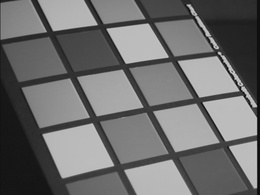
%> input picture data/img01.jpg, 260 x 195 px, shrunk from 640 x 480 before the run
$ octave test.m   (GNU Octave 9; MATLAB toolbox functions it lacks are replaced by stand-ins)
%> lines starting %> are read from the running program, lines starting %| are printed output that depends on the picture; in (x1, y1, x2, y2) boxes, pixels count from 0 and x2, y2 are one past the last pixel; in counts of white or black regions, pixels touching at a corner belong together; the program's own positions count from 1
### matlab/myImageFilter.m
% This is a function that convolves an image with
% a given convolution filter.

function [img1] = myImageFilter(img0, h)

% flip h
h=rot90(h,2);

imgwid=size(img0,2);
imghei=size(img0,1);
img1=zeros(imghei,imgwid);
len=size(h,1);
padsize=0.5*(len-1);
padfig= padarray(img0,[padsize padsize],'replicate');

% show original image
% subplot(1,2,1);
% imshow(padfig);

for i=1:imghei
    for j=1:imgwid
        block=padfig(i:i+len-1,j:j+len-1);
        temp=block.*h;
        img1(i,j)=sum(temp(:));
    end
end

% show image after applying the filter
% subplot(1,2,2);
% imshow(img1);

end

### matlab/test.m
clc;
clear;
close all hidden;

img = imread('../data/img01.jpg');
%> img is the input picture: size 195x260 uint8; min 3, max 210, mean 109.7
img = double(img) / 255;
%> img: size 195x260 double

% h=1/121*ones(11,11);
% img1 = myImageFilter(img, h);
sigma=2;
threshold = 0.03;
rhoRes    = 2;
thetaRes  = pi/90;
nLines    = 50;

hsize=2*ceil(3*sigma)+1;
h=fspecial('gaussian', hsize, sigma);
smooth_img=myImageFilter(img,h);

sobel_x=fspecial('sobel')';
sobel_y=fspecial('sobel');
Ix=myImageFilter(smooth_img,1/8*sobel_x);
%> after the loop in myImageFilter (call 2), `for i=1:imghei`:
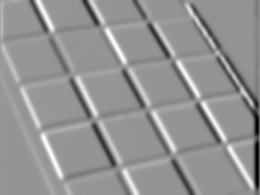
%> img1: size 195x260 double; min -0.128, max 0.0916, mean -0.000203; drawn with min black and max white
Iy=myImageFilter(smooth_img,1/8*sobel_y);
%> after the loop in myImageFilter (call 3), `for i=1:imghei`:
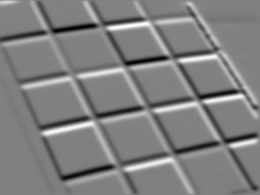
%> img1: size 195x260 double; min -0.0991, max 0.0976, mean -6.7e-06; drawn with min black and max white
Im=sqrt(Ix.^2 + Iy.^2);
Io=atan(Iy./Ix);


% convert the gradiant angle into 4 cases
imgwid=size(img,2);
%> imgwid = 260
imghei=size(img,1);
%> imghei = 195
num1=22.5/180*pi;
num2=67.5/180*pi;
num3=90/180*pi;

Io(1,:)=0; Io(:,1)=0;
%> after `Io(:,1)=0`: Io: size 195x260 double; 0.06% of the values are NaN or infinite; the others: min -1.57, max 1.57, mean 0.153; mean of the top-left, top-right, bottom-left and bottom-right quarters 0.456, -0.0964, 0.104, NaN
Io(imghei,:)=0; Io(:,imgwid)=0;
%> after `Io(:,imgwid)=0`: Io: size 195x260 double; 0.06% of the values are NaN or infinite; the others: min -1.57, max 1.57, mean 0.153; mean of the top-left, top-right, bottom-left and bottom-right quarters 0.456, -0.0964, 0.106, NaN
Im(1,:)=0; Im(:,1)=0;
%> after `Im(1,:)=0`: Im: size 195x260 double; min 0, max 0.128, mean 0.0191
%> after `Im(:,1)=0`: Im: size 195x260 double; min 0, max 0.128, mean 0.0191; mean of the top-left, top-right, bottom-left and bottom-right quarters 0.0182, 0.0191, 0.0157, 0.0233
Im(imghei,:)=0; Im(:,imgwid)=0;
%> after `Im(imghei,:)=0`: Im: size 195x260 double; min 0, max 0.128, mean 0.019
%> after `Im(:,imgwid)=0`: Im: size 195x260 double; min 0, max 0.128, mean 0.019; mean of the top-left, top-right, bottom-left and bottom-right quarters 0.0182, 0.019, 0.0157, 0.0229
Imm=Im;
for i=2:imghei-1
    for j=2:imgwid-1
        m=Io(i,j);
        mm=Im(i,j);

         if ((m>num1&&m<num2))
            Io(i,j)=45;
            if (Im(i+1,j+1)>mm||Im(i-1,j-1)>mm)
                Imm(i,j)=0;
            end


         elseif ((m<=num1)&&(m>=-num1))
            Io(i,j)=0;
            if (Im(i,j+1)>mm||Im(i,j-1)>mm)
                Imm(i,j)=0;
            end


         elseif ((m>num2&&m<=num3)||(m>=-num3&&m<-num2))
            Io(i,j)=90;
            if (Im(i+1,j)>mm||Im(i-1,j)>mm)
                Imm(i,j)=0;
            end

         elseif((m>-num2&&m<-num1))
            Io(i,j)=135;
            if (Im(i-1,j+1)>mm||Im(i+1,j-1)>mm)
                Imm(i,j)=0;
            end
         else
             Imm(i,j)=0;
         end
    end
end
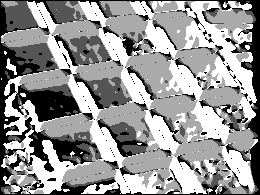
%> Io: size 195x260 double; 0.06% of the values are NaN or infinite; the others: min 0, max 135, mean 79.68; drawn with min black, max white, NaN and infinite black

Im=Imm;

%hough transform
small_idx= Im<threshold;
%> small_idx: size 195x260 logical; 93.7% white; black in thin lines or dots
Im(small_idx)=0;
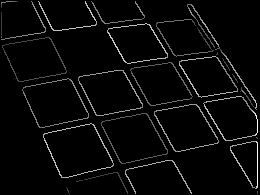
%> Im: size 195x260 double; min 0, max 0.128, mean 0.00448; drawn with min black and max white
% Im(~small_idx)=1;
diag=sqrt(imgwid^2+imghei^2);
%> diag = 325

theta_siz=int32(pi/thetaRes);
rho_siz=int32(2*diag/rhoRes);
%> rho_siz = 325
H=zeros(rho_siz,theta_siz);

for i=1:theta_siz
    thetaScale(i,1)=double(((i-1)*(thetaRes*180/pi)+1))*pi/180-pi/2;
end

for j=1:rho_siz
    rhoScale(j,1)=double((j-1)*rhoRes-diag+1);
end
%> after the loop, rhoScale = 325 values from -324 to 324

for i=1:imghei
    for j=1:imgwid
        if (Im(i,j)~=0)
            for theta=-0.5*pi:thetaRes:pi*0.5
                rho=j*cos(theta)+i*sin(theta);

               theta_idx=int32((theta+0.5*pi)/thetaRes);
%                 theta_idx=int32(theta/thetaRes);
                if (theta_idx==0)
                    theta_idx=1;
                end

                rho_idx=int32((rho+diag)/rhoRes);
                 if (rho_idx==0)
                    rho_idx=1;
                 end

                H(rho_idx,theta_idx)=H(rho_idx,theta_idx)+1;
            end

        end
    end
end
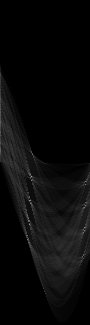
%> H: size 325x90 double; min 0, max 174, mean 9.9
%> after the loop, rho = 194; rho_idx = 260; theta_idx = 90

% finding lines

Hhei=size(H,1);
%> Hhei = 325
Hwid=size(H,2);
%> Hwid = 90

H1=H;
H2=H;
% for corners
if (H(1,2)>H(1,1)||H(2,2)>H(1,1)||H(2,1)>H(1,1))
    H1(1,1)=0;
end
if (H(1,Hwid-1)>H(1,Hwid)||H(2,Hwid)>H(1,Hwid)||...
        H(2,Hwid-1)>H(1,Hwid))
    H1(1,Hwid)=0;
end
if (H(Hhei-1,1)>H(Hhei,1)||H(Hhei-1,2)>H(Hhei,1)||...
        H(Hhei,2)>H(Hhei,1))
    H1(Hhei,1)=0;
end
if (H(Hhei-1,Hwid)>H(Hhei,Hwid)||H(Hhei-1,Hwid-1)>H(Hhei,Hwid)||...
        H(Hhei,Hwid-1)>H(Hhei,Hwid))
    H1(Hhei,Hwid)=0;
end

% for edges
for i=1
    for j=2:Hwid-1
    val=H(i,j);
        if (H(i+1,j)>val||H(i,j+1)>val||H(i,j-1)>val||...
                H(i+1,j+1)>val||H(i+1,j-1)>val)
            H1(i,j)=0;
        end
    end
end

for i=Hhei
    for j=2:Hwid-1
         val=H(i,j);
         if (H(i-1,j)>val||H(i,j+1)>val||...
                H(i,j-1)>val||H(i-1,j+1)>val||H(i-1,j-1)>val)
            H1(i,j)=0;
         end
    end
end

for i=2:Hhei-1
    for j=1
        val=H(i,j);
        if (H(i+1,j)>val||H(i-1,j)>val||H(i,j+1)>val||...
               H(i+1,j+1)>val||H(i-1,j+1)>val)
            H1(i,j)=0;
        end
    end
end
%> H1: size 325x90 double; 0.23% of pixels changed, all inside (x1, y1, x2, y2) = (0, 65, 1, 164)

for i=2:Hhei-1
    for j=Hwid
        val=H(i,j);
        if (H(i+1,j)>val||H(i-1,j)>val||H(i,j-1)>val||...
                H(i+1,j-1)>val||H(i-1,j-1)>val)
            H1(i,j)=0;
        end
    end
end
%> H1: size 325x90 double; min 0, max 174, mean 9.7


% for centre points
for i=2:Hhei-1
    for j=2:Hwid-1
        val=H(i,j);
        if (H(i+1,j)>val||H(i-1,j)>val||H(i,j+1)>val||...
                H(i,j-1)>val||H(i+1,j+1)>val||H(i+1,j-1)>val||...
                H(i-1,j+1)>val||H(i-1,j-1)>val)
            H1(i,j)=0;
        end
    end
end
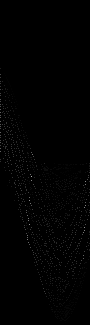
%> H1: size 325x90 double; min 0, max 174, mean 1.4
H=H1;
% H(1,:)=0;H(Hhei,:)=0;
% H(:,1)=0;H(:,Hwid)=0;

[value,idx]=sort(H(:),'descend');
value=value(1:nLines);
%> value = 50 values, max 174 at index 1, min 74 at index 50, mean 102
idx=idx(1:nLines);
%> idx = 50 values, max 28455 at index 47, min 100 at index 36, mean 11092
rhos=zeros(nLines,1);
thetas=zeros(nLines,1);

for i=1:nLines
    thetas(i,1)=floor(idx(i,1)/Hhei)+1;
    rhos(i,1)=rem(idx(i,1),Hhei);
end
%> after the loop, rhos = 50 values, max 259 at index 31, min 100 at index 36, mean 185; thetas = 50 values, max 88 at index 47, min 1 at index 24, mean 34.56

figure;
plot(thetas,rhos,'ro');
hold on;
P=houghpeaks(H2,50);
%> P = 19 rows, first 12: [177 32; 225 30; 201 30; 228 85; 182 86; 206 86; 240 28; 233 84; 219 29; 155 33; 204 32; 256 84]
plot(P(:,2),P(:,1),'b*');
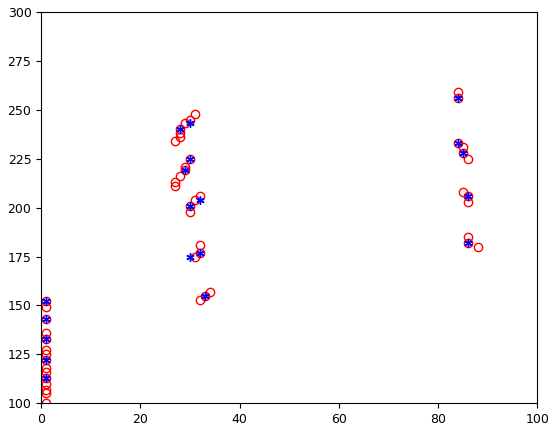
%> figure redrawn from the program's plot data
